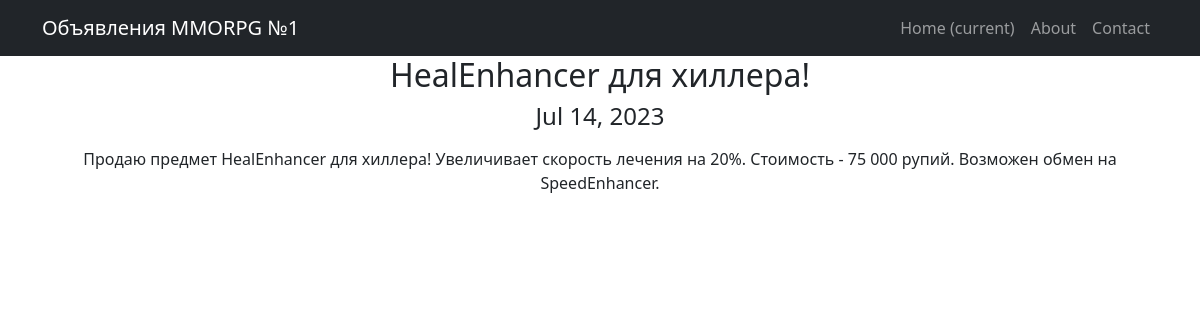
/announcements/2, run on the app's committed database.
### announcements/models.py (models this page shows, shortened)
class Announcement(models.Model):
    author = models.ForeignKey(User, on_delete=models.CASCADE, verbose_name='Автор')
    TYPE = (('tanks', 'Танки'),
            ('healers', 'Хилы'),
            ('damage_dealers', 'ДД'),
            ('dealers', 'Торговцы'),
            ('guild_masters', 'Гилдмастеры'),
            ('quest_givers', 'Квестгиверы'),
            ('blacksmiths', 'Кузнецы'),
            ('tanners', 'Кожевники'),
            ('potion_masters', 'Зельевары'),
            ('spell_masters', 'Мастера заклинаний'))
    category = models.CharField(max_length=15, choices=TYPE, default='tanks', verbose_name='Категория')
    dateCreation = models.DateTimeField(default=timezone.now)
    title = models.CharField(max_length=256, verbose_name = 'Заголовок')
    text = RichTextField(blank='True', null='True', verbose_name = 'Текст')
    class Meta:
        verbose_name = 'Объявление'
        verbose_name_plural = 'Объявления'

### announcements/views.py (the view)
# urls.py: path('<int:pk>', AnnouncementDetail.as_view(), name = 'announcement_detail'),
class AnnouncementDetail(DetailView):
    model = Announcement
    template_name = 'announcement.html'
    content_object_name = 'announcement'

### templates/announcement.html (shortened to what this page needs)
{% extends 'flatpages/default.html' %}
{% load static %}
{% block content %}
<h2>{{ announcement.title }}</h2>
<h4>{{ announcement.dateCreation|date:"M d, Y" }}</h4>
<p style="text-align: justify;"> {{ announcement.text|safe }} </p>
{% endblock content %}

### data on the page
Announcement: title "HealEnhancer для хиллера!", dateCreation "Jul 14, 2023", text "Продаю предмет HealEnhancer для хиллера! Увеличивает скорость лечения на 20%. Стоимость - 75 000 рупий. Возможен обмен на SpeedEnhancer."
